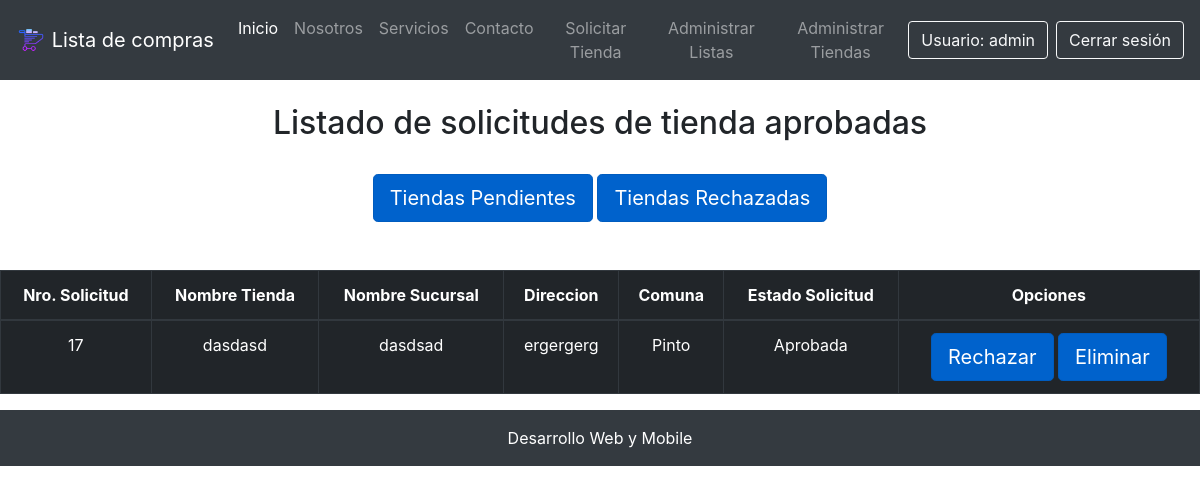
/tiendas_aprobadas/ (signed in), run on the app's committed database.
### core/models.py (models this page shows, shortened)
class Tienda(models.Model):
    nombre = models.CharField(max_length=50)
    nombre_sucursal = models.CharField(max_length=50, verbose_name="Nombre Sucursal")
    direccion = models.CharField(max_length=50)
    comuna = models.ForeignKey(Comuna, on_delete=models.CASCADE)
    estado_tienda = models.ForeignKey(EstadoTienda, on_delete=models.CASCADE, verbose_name="Estado Tienda")

class Comuna(models.Model):
    nombre = models.CharField(max_length=60, unique=True)
    region = models.ForeignKey(Region, on_delete=models.CASCADE)

class EstadoTienda(models.Model):
    nombre = models.CharField(max_length=30, verbose_name="Estado Tienda")

### core/views.py (the view)
# urls.py: path('tiendas_aprobadas/', tiendasaprobadas, name="tiendas_aprobadas"),
def tiendasaprobadas(request):
    aprobadas = Tienda.objects.filter(estado_tienda=2)
    return render(request, 'core/tiendas_aprobadas.html', {
        'aprobadas': aprobadas
    })

### core/templates/core/tiendas_aprobadas.html (shortened to what this page needs)
{% extends "core/base.html" %}
{% block contenido %}
<br>
<h2 class="text-center">Listado de solicitudes de tienda aprobadas</h2>
<br>
<div class="row">
    <div class="col-12 text-center">
        <a href="{% url 'listar_solicitud' %}" class="btn btn-primary btn-lg active" role="button" aria-pressed="true">Tiendas Pendientes</a>
        <a href="{% url 'tiendas_rechazadas' %}" class="btn btn-primary btn-lg active" role="button" aria-pressed="true">Tiendas Rechazadas</a>
    </div>
</div>
<br>
<br>
<div class="table-responsive">
    <table class="table table-dark table-bordered table-hover table-condensed">
        <thead>
            <tr>
                <th class="text-center">Nro. Solicitud</th>
                <th class="text-center">Nombre Tienda</th>
                <th class="text-center">Nombre Sucursal</th>
                <th class="text-center">Direccion</th>
                <th class="text-center">Comuna</th>
                <th class="text-center">Estado Solicitud</th>
                <th class="text-center">Opciones</th>
            </tr>
        </thead>
        <tbody>
            {% for a in aprobadas %}
            <tr>
                <td class="text-center">{{ a.id }}</td>
                <td class="text-center">{{ a.nombre }}</td>
                <td class="text-center">{{ a.nombre_sucursal }}</td>
                <td class="text-center">{{ a.direccion }}</td>
                <td class="text-center">{{ a.comuna.nombre }}</td>
                <td class="text-center">{{ a.estado_tienda.nombre }}</td>
                <td class="text-center">
                    <a class="btn btn-primary btn-lg active" href="{% url 'rechazar_solicitud' a.id %}">Rechazar</a>
                    <a class="btn btn-primary btn-lg active" href="{% url 'eliminar_solicitud' a.id %}">Eliminar</a>
                </td>
            </tr>
            {% endfor %}
        </tbody>
    </table>
</div>
{% endblock contenido %}

### core/templates/core/base.html (shortened to what this page needs)
<!DOCTYPE html>
<html lang="en">
{% load pwa %}
<head>
    {% load static %}
    <link rel="stylesheet" href="{% static 'core/css/estilos.css' %}">
    <link rel="stylesheet" href="https://stackpath.bootstrapcdn.com/bootstrap/4.1.3/css/bootstrap.min.css"
>
</head>
<body>
    <header>
        <nav class="navbar navbar-expand-lg navbar-dark bg-dark sticky-top">
            <a class="navbar-brand" href="{% url 'home' %}">
                <img src="{% static 'core/img/carrito_icon.png' %}" width="30" height="30" class="d-inline-block align-top"
                    alt="">
                Lista de compras
            </a>
            <div class="collapse navbar-collapse" id="navbarNavAltMarkup">
                <div class="navbar-nav mr-auto ml-auto text-center">
                    <a class="nav-item nav-link active" href="{% url 'home' %}">Inicio</a>
                    <a class="nav-item nav-link" href="#">Nosotros</a>
                    <a class="nav-item nav-link" href="#">Servicios</a>
                    <a class="nav-item nav-link" href="#">Contacto</a>
                    {% if request.user.is_authenticated %}
                        <a class="nav-item nav-link" href="{% url 'agregar_tienda' %}">Solicitar Tienda</a>
                        <a class="nav-item nav-link" href="{% url 'listado_listas' %}">Administrar Listas</a>
                        {% if request.user.is_staff %}
                            <a class="nav-item nav-link" href="{% url 'listar_solicitud' %}">Administrar Tiendas</a>
                        {% endif %}
                    {% endif %}
                </div>
                <div class="d-flex flex-row justify-content-center">
                    {% if request.user.is_authenticated %}
                    <a href="" class="btn btn-outline-light mr-2">Usuario: {{ request.user.username }}</a>
                    <a class="btn btn-outline-light" href="{% url 'logout' %}">Cerrar sesión</a>
                    {% else %}
                    <a class="btn btn-outline-light mr-2" href="{% url 'login' %}">Login</a>
                    <a class="btn btn-outline-light" href="{% url 'register' %}">Registrate</a>
                    {% endif %}
                </div>
            </div>
        </nav>
    </header>
    <div class="contenido">
        {% block contenido %}
        {% endblock contenido %}
    </div>
    <footer class="page-footer font-small">
        <p class="text-center py-3 p-3 mb-2 bg-dark text-white">Desarrollo Web y Mobile</p>
    </footer>
</body>
</html>

### core/static/core/css/estilos.css (style rules this page uses)
* { margin: 0; padding: 0; }

### data on the page
Tienda: id "17", nombre "dasdasd", nombre_sucursal "dasdsad", direccion "ergergerg", comuna.nombre "Pinto", estado_tienda.nombre "Aprobada"

### other printed values
{{ request.user.username }} "admin"
